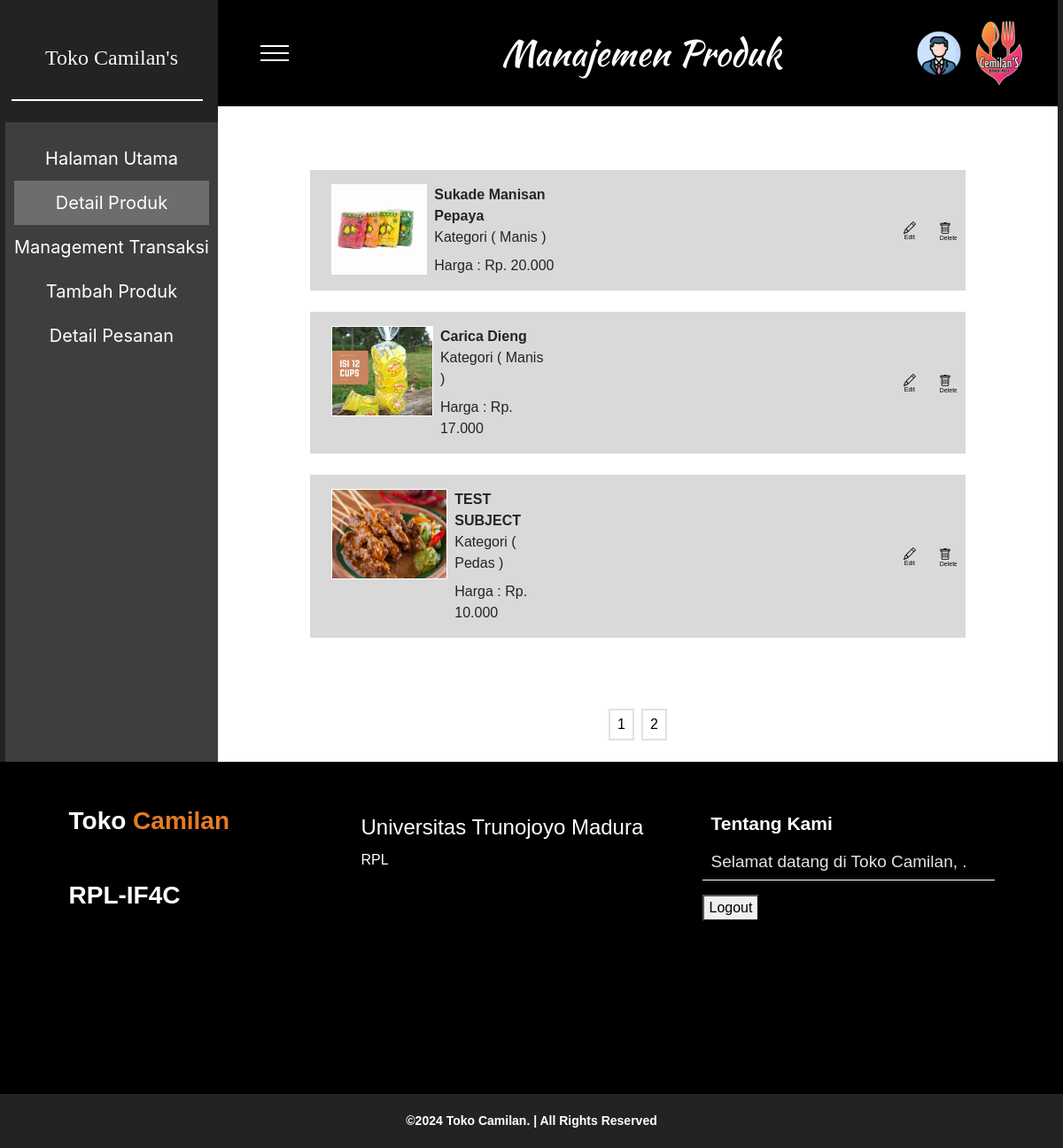
The app's page /rpl/admin/listallproduk.php?page=2, older data.
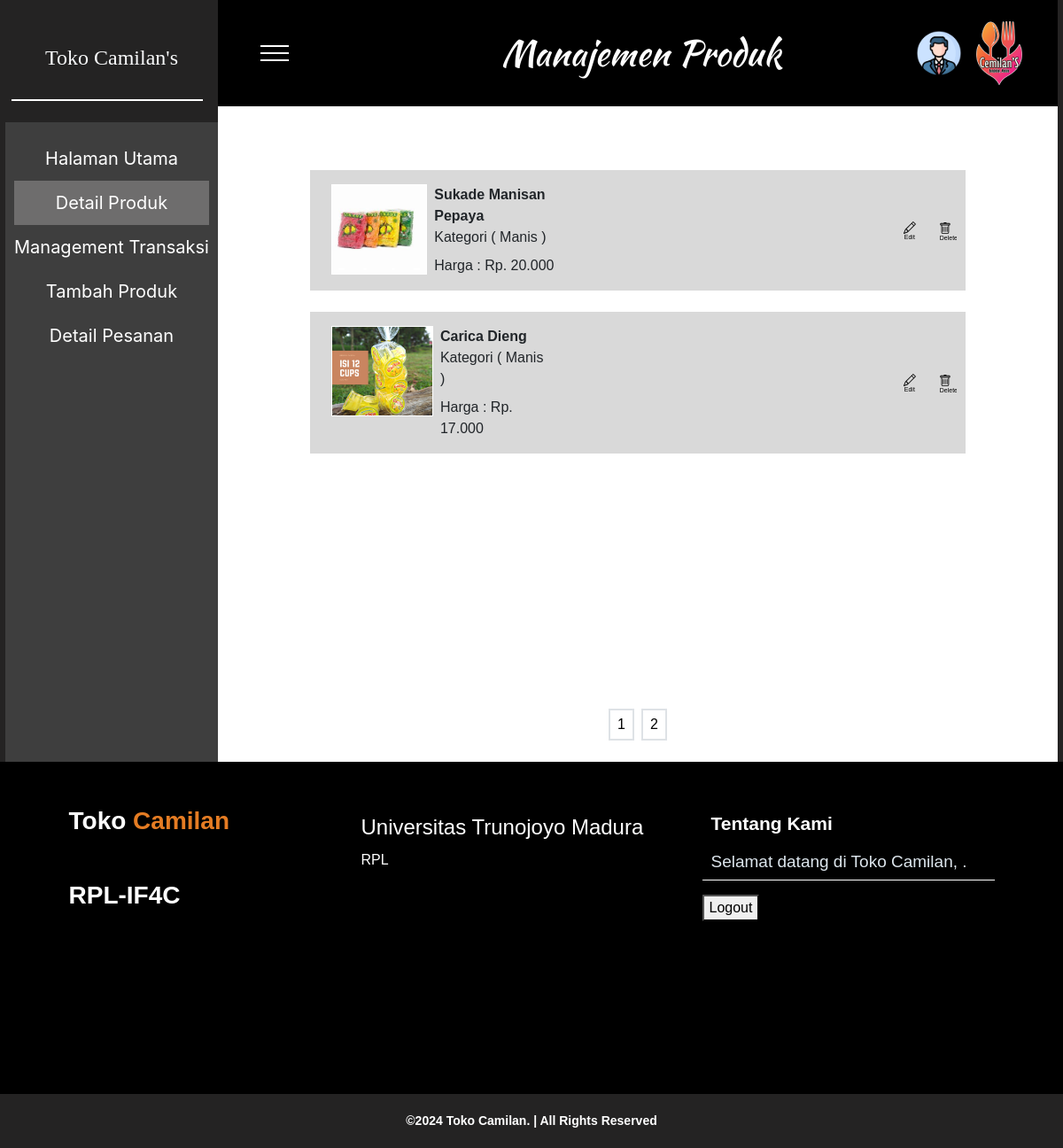
The same page, newer data.
### tables this page shows
CREATE TABLE `barang` (
  `ID_BARANG` int(11) NOT NULL,
  `ID_KATEGORI` varchar(50) DEFAULT NULL,
  `NAMA_BARANG` varchar(50) DEFAULT NULL,
  `HARGA_BARANG` int(11) DEFAULT NULL,
  `STOCK` int(11) DEFAULT NULL,
  `FOTO_BARANG` text DEFAULT NULL,
  `Deskripsi` text NOT NULL,
  `Ukuran` text NOT NULL DEFAULT '1'
);

CREATE TABLE `kategori` (
  `ID_KATEGORI` varchar(50) NOT NULL,
  `NAMA_KATEGORI` varchar(50) DEFAULT NULL
);

### rpl/Database/database.php (called while the page is built, shortened)
<?php
function getDataAllJoin($table, $column, $columnid)
{
    try {
        $statement = DB->prepare("SELECT * FROM $table JOIN $column ON $table.$columnid = $column.$columnid");
        $statement->execute();
        return $statement->fetchAll(PDO::FETCH_ASSOC);
    } catch (PDOException $err) {
        echo $err->getMessage();
    }
}
function getDataAllJoinLimit($table, $column, $columnid, $start, $perpage)
{
    try {
        $statement = DB->prepare("SELECT * FROM $table JOIN $column ON $table.$columnid = $column.$columnid LIMIT $start, $perpage");
        $statement->execute();
        return $statement->fetchAll(PDO::FETCH_ASSOC);
    } catch (PDOException $err) {
        echo $err->getMessage();
    }
}

### rpl/admin/listallproduk.php (the view, shortened to what this page needs)
<?php $title = "Manajemen Produk" ?>
<?php
require_once('../Database/database.php');
?>
<?php
$result = getDataAllJoin('barang', 'kategori', 'ID_KATEGORI');
$per_page = 4;
$total_results = count($result);
$total_pages = ceil($total_results / $per_page);
if (!isset($_GET['page'])) {
    $page = 1;
} else {
    $page = $_GET['page'];
}
$start = ($page - 1) * $per_page;
$produk = getDataAllJoinLimit('barang', 'kategori', 'ID_KATEGORI', $start, $per_page);
?>
<?php include("../templates/header-admin.php") ?>
<div class="d-flex flex-column" style="min-height:70vh; width:100%;">
    <?php if ($produk) : ?>
        <?php foreach ($produk as $pro) : ?>
            <div class="py-3 ps-4 mt-4 d-flex" style="width: 78%; background: #D9D9D9; align-self:center;">
                <img style="width: 131px; height: 102px; border: 1px white solid" src="../gambar/produk/<?= $pro['FOTO_BARANG'] ?>" />
                <div class="ms-2">
                    <div class="text-dark fw-bold"><?= $pro["NAMA_BARANG"]; ?></div>
                    <div class="text-dark ">Kategori ( <?= $pro["NAMA_KATEGORI"]; ?> )</div>
                    <div class="text-dark mt-2">Harga : Rp. <?= number_format($pro['HARGA_BARANG'], 0, ',', '.'); ?></div>
                </div>
                <div class="d-flex align-items-center justify-content-end" style="width: 76%;">
                    <a href="<?= BASEURL . 'admin/editproduk.php?product=' . $pro['ID_BARANG'] ?>" style="padding: 10px;" class="d-flex flex-column justify-content-center align-items-center">
                        <svg xmlns="http://www.w3.org/2000/svg" width="20" height="20" fill="black" class="bi bi-pencil" viewBox="0 0 23 23">
                            <text x="1" y="23" font-family="Arial" font-size="8" fill="black">Edit</text>
                        </svg>
                    </a>
                    <a href="eksekusiperintah/deleteproduk.php?pro=<?= $pro['ID_BARANG'] ?>" style="padding: 10px;">
                        <svg xmlns="http://www.w3.org/2000/svg" width="20" height="20" fill="black" class="bi bi-trash" viewBox="0 0 23 23">
                            <text x="1" y="23" font-family="Arial" font-size="8" fill="black">Delete</text>
                        </svg>
                    </a>
                </div>
            </div>
        <?php endforeach ?>
    <?php endif ?>
</div>
<div class="d-flex mb-5 mt-5">
    <?php for ($i = 1; $i <= $total_pages; $i++) : ?>
        <a class="border border-2 text-decoration-none px-2 py-1 my-4 mx-1" style="color: black;" href='?page=<?= $i ?>'>
            <div class="paginate-link p-0 m-0" style="width:100%; height:100%">
                <?= $i; ?>
            </div>
        </a>
    <?php endfor; ?>
</div>
<?php include("../templates/footer-admin.php") ?>

### rpl/templates/header-admin.php (shortened to what this page needs)
<!DOCTYPE html>
<html lang="en">
<head>
    <link href="https://cdn.jsdelivr.net/npm/bootstrap@5.0.2/dist/css/bootstrap.min.css" rel="stylesheet">
    <link rel="stylesheet" href="<?= BASEURL . 'css/style.css' ?>">
    <link rel="stylesheet" href="<?= BASEURL . 'css/admin.css' ?>">
</head>
<?php echo "<body>" ?>
<div class="d-flex">
    <div class="sidebar_admin" style="width: 20vw; min-height:100vh; background-color:#242323;">
        <div class="sidebar-title d-flex flex-column justify-content-center" style="height: 16%; width:100%;">
            <div class="toko-camilan text-light text-center" style="margin-top: 10%; height: 47%; font-size: 24px; font-family: Times New Roman; font-weight: 400; word-wrap: break-word;">Toko Camilan's</div>
            <div style="margin-left: 3%; width: 90%; height: 0px; border: 1px white solid"></div>
        </div>
        <div class="sidebar-menu d-flex flex-column pt-3" style="background-color: #3E3E3E; height: 84%; width:100%;">
            <?php $point_color = ($title == "") ? '#6E6D6D' : '#3E3E3E'; ?>
            <a class="sidebar-menu-link" href="<?= BASEURL . 'admin/index.php' ?>" style="background-color:<?= $point_color ?>">Halaman Utama</a>
            <?php $point_color = ($title == "Manajemen Produk") ? '#6E6D6D' : '#3E3E3E'; ?>
            <a class="sidebar-menu-link" href="<?= BASEURL . 'admin/listallproduk.php' ?>" style="background-color:<?= $point_color ?>">Detail Produk</a>
            <?php $point_color = ($title == "Manajemen Transaksi") ? '#6E6D6D' : '#3E3E3E'; ?>
            <a class="sidebar-menu-link" href="<?= BASEURL . 'admin/Manajemen_Transaksi.php' ?>" style="background-color:<?= $point_color ?>">Management Transaksi</a>
            <?php $point_color = ($title == "Tambah Produk") ? '#6E6D6D' : '#3E3E3E'; ?>
            <a class="sidebar-menu-link" href="<?= BASEURL . 'admin/tambahproduk.php' ?>" style="background-color:<?= $point_color ?>">Tambah Produk</a>
            <?php $point_color = ($title == "Detail Pesanan") ? '#6E6D6D' : '#3E3E3E'; ?>
            <div class="sidebar-menu-link" style="background-color:<?= $point_color ?>">Detail Pesanan</div>
        </div>
    </div>
    <div class="layar-admin bg-white" style="width: 79vw; min-height:100vh;">
        <div class="navbar-admin d-flex align-items-center justify-content-between px-5" style="background-color: #000; height: 14%; width:100%;">
            <div style="width: 32px; height: 18px; position: relative">
                <div style="width: 32px; height: 2px; left: 0px; top: 16px; position: absolute; background: white"></div>
                <div style="width: 32px; height: 2px; left: 0px; top: 0px; position: absolute; background: white"></div>
                <div style="width: 32px; height: 2px; left: 0px; top: 8px; position: absolute; background: white"></div>
            </div>
            <div style="width: 50vw; text-align: center; color: white; font-size: 40px; font-family: Kaushan Script; font-weight: 400; word-wrap: break-word; padding-left:8vw;"><?= $title; ?></div>
            <div class="d-flex justify-content-around align-items-center" style="width: 10vw; height: 72px;">
                <img class="mx-2" style="width: 52px; height: 52px; border-radius: 9999px" src="<?= BASEURL . 'gambar/profile/Default-Profile.svg' ?>" />
                <img class="mx-2" style="width: 52px; height: 72px;" src="<?= BASEURL . 'gambar/Logo.png' ?>" />
            </div>
        </div>
        <div class="content-menu pt-5" style="height: 86%; width:100%; display:flex; flex-direction:column; align-items:center;">

### rpl/templates/footer-admin.php (shortened to what this page needs)
</div>
</div>
</div>
<div class="footer" id="tentang">
    <div class="footer-kiri">
        <h3>Toko<span> Camilan</span></h3>
        <h3>RPL-IF4C</h3>
    </div>
    <div class="footer-tengah">
        <div>
            <p><span>Universitas Trunojoyo Madura</span></p>
        </div>
        <div>
            <p>RPL</p>
        </div>
    </div>
    <div class="footer-kanan">
        <p class="tentang">
            <span>Tentang Kami</span>
            Selamat datang di Toko Camilan, .
        </p>
        <form action="logout.php" method="post">
            <button class="btnLogout" name="logout">Logout</button>
        </form>
    </div>
</div>
<div class="copyright">
    <p class="text-copyright">
        ©2024 Toko Camilan. | All Rights Reserved
    </p>
</div>
</body>
</html>

### rpl/css/style.css (style rules this page uses)
body { font-family: 'Source Sans Pro', sans-serif; font-weight: 300; margin: 0; padding: 0; display: flex; flex-direction: column; align-items: center; background-color: #242323; overflow-x: hidden; }
.paginate-link { background-color: white; color: black; }

### rpl/css/admin.css (style rules this page uses)
.sidebar-menu-link { text-decoration: none; padding: 10px 0 10px 0; margin: 0 0.8vw 0 0.8vw ; text-align: center; color: white; font-size: 20px; font-family: Inter; font-weight: 400; word-wrap: break-word; }

### rpl/templates/footer-admin.php (style rules this page uses)
.footer { display: flex; justify-content: center; width: 100%; height: 375px; background-color: #000; box-sizing: border-box; text-align: left; padding: 50px 50px 60px 50px; }
.footer h3 { color: #fff; margin: 0; font-weight: bold; padding-bottom: 50px; font-size: 28px; }
.footer-kiri { width: 30%; margin-left: 10px; display: inline-block; vertical-align: top; margin: 0px; }
.footer-kiri span { color: #E57C23; }
.footer-tengah { width: 35%; display: inline-block; vertical-align: top; color: #ffffff; vertical-align: middle; margin: 0px; }
.footer-tengah p { display: inline-block; color: #ffffff; vertical-align: middle; margin: 0px; }
.footer-tengah p span { display: block; font-weight: normal; font-size: 24px; line-height: 2; }
.footer-kanan { width: 30%; display: inline-block; vertical-align: top; }
.tentang { font-size: 19px; font-weight: normal; line-height: 20px; color: #DDE6ED; padding: 10px; border-bottom: 1px solid #fff; }
.tentang span { display: block; font-size: 21px; color: #fff; font-weight: bold; margin-bottom: 23px; }
.copyright { width: 100%; height: 60px; background-color: #242323; text-align: center; justify-self: center; }
.copyright .text-copyright { color: white; padding: 20px; font-weight: bold; text-align: center; margin: auto; font-size: 14px; }

Row changes from the older to the newer data that the page shows:
removed barang: FOTO_BARANG (picture), NAMA_BARANG "TEST SUBJECT", ID_KATEGORI.NAMA_KATEGORI "Pedas", HARGA_BARANG "10.000"
